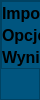
        <widget class="QFrame" name="right_frame">
         <property name="minimumSize">
          <size>
           <width>40</width>
           <height>0</height>
          </size>
         </property>
         <property name="maximumSize">
          <size>
           <width>40</width>
           <height>16777215</height>
          </size>
         </property>
         <property name="styleSheet">
          <string notr="true">background-color: rgb(0, 85, 127);</string>
         </property>
         <property name="frameShape">
          <enum>QFrame::StyledPanel</enum>
         </property>
         <property name="frameShadow">
          <enum>QFrame::Raised</enum>
         </property>
         <layout class="QHBoxLayout" name="horizontalLayout_9">
          <property name="spacing">
           <number>0</number>
          </property>
          <property name="leftMargin">
           <number>0</number>
          </property>
          <property name="topMargin">
           <number>0</number>
          </property>
          <property name="rightMargin">
           <number>0</number>
          </property>
          <property name="bottomMargin">
           <number>0</number>
          </property>
          <item alignment="Qt::AlignLeft|Qt::AlignTop">
           <widget class="QFrame" name="left_menu">
            <property name="minimumSize">
             <size>
              <width>200</width>
              <height>0</height>
             </size>
            </property>
            <property name="frameShape">
             <enum>QFrame::StyledPanel</enum>
            </property>
            <property name="frameShadow">
             <enum>QFrame::Raised</enum>
            </property>
            <layout class="QGridLayout" name="gridLayout">
             <property name="leftMargin">
              <number>0</number>
             </property>
             <property name="topMargin">
              <number>0</number>
             </property>
             <property name="rightMargin">
              <number>0</number>
             </property>
             <property name="bottomMargin">
              <number>0</number>
             </property>
             <property name="spacing">
              <number>0</number>
             </property>
             <item row="2" column="1">
              <widget class="QPushButton" name="score_button">
               <property name="text">
                <string/>
               </property>
               <property name="icon">
                <iconset resource="../icons/design/design.qrc">
                 <normaloff>:/Design/tasks.svg</normaloff>:/Design/tasks.svg</iconset>
               </property>
               <property name="iconSize">
                <size>
                 <width>36</width>
                 <height>36</height>
                </size>
               </property>
              </widget>
             </item>
             <item row="2" column="0">
              <widget class="QLabel" name="label_6">
               <property name="font">
                <font>
                 <pointsize>12</pointsize>
                 <weight>75</weight>
                 <bold>true</bold>
                </font>
               </property>
               <property name="text">
                <string>Wyniki</string>
               </property>
              </widget>
             </item>
             <item row="0" column="0">
              <widget class="QLabel" name="label_4">
               <property name="font">
                <font>
                 <pointsize>12</pointsize>
                 <weight>75</weight>
                 <bold>true</bold>
                </font>
               </property>
               <property name="text">
                <string>Importuj plik</string>
               </property>
              </widget>
             </item>
             <item row="1" column="0">
              <widget class="QLabel" name="label_5">
               <property name="font">
                <font>
                 <pointsize>12</pointsize>
                 <weight>75</weight>
                 <bold>true</bold>
                </font>
               </property>
               <property name="text">
                <string>Opcje prognozy</string>
               </property>
              </widget>
             </item>
             <item row="1" column="1">
              <widget class="QPushButton" name="properties_button">
               <property name="text">
                <string/>
               </property>
               <property name="icon">
                <iconset resource="../icons/design/design.qrc">
                 <normaloff>:/Feather2/Feather2/tool.svg</normaloff>:/Feather2/Feather2/tool.svg</iconset>
               </property>
               <property name="iconSize">
                <size>
                 <width>36</width>
                 <height>36</height>
                </size>
               </property>
              </widget>
             </item>
             <item row="0" column="1">
              <widget class="QPushButton" name="import_button">
               <property name="text">
                <string/>
               </property>
               <property name="icon">
                <iconset resource="../icons/design/design.qrc">
                 <normaloff>:/Design/opened_folder.svg</normaloff>:/Design/opened_folder.svg</iconset>
               </property>
               <property name="iconSize">
                <size>
                 <width>36</width>
                 <height>36</height>
                </size>
               </property>
              </widget>
             </item>
            </layout>
           </widget>
          </item>
         </layout>
        </widget>
